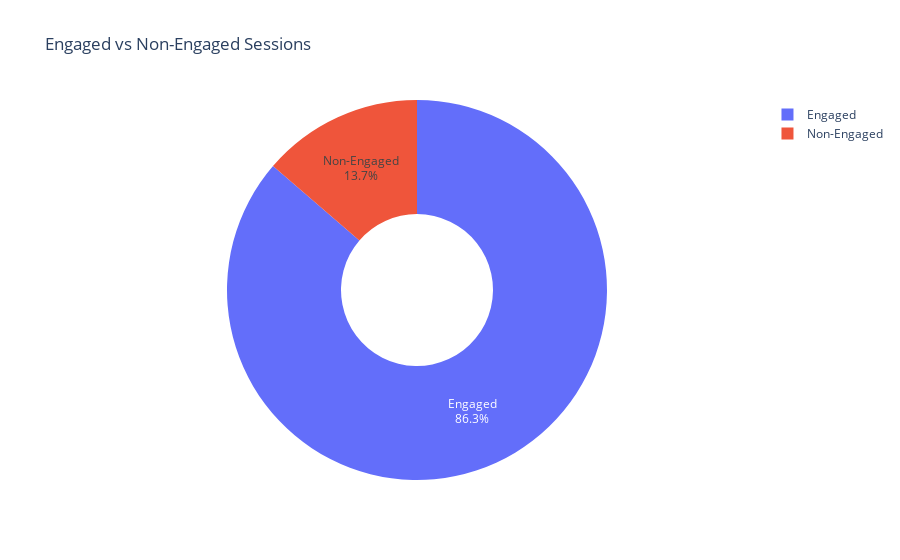

Notebook code for this chart:
### Markdown cell above
Engaged Vs Non-Engaged Session

### Code cell
df["is_engaged"] = df["avg_engagement_time"] > 30  # You can change threshold
engagement_summary = df.groupby("is_engaged")["sessions"].sum().reset_index()
engagement_summary["label"] = engagement_summary["is_engaged"].map({True: "Engaged", False: "Non-Engaged"})

fig = px.pie(
    engagement_summary,
    names="label",
    values="sessions",
    title="Engaged vs Non-Engaged Sessions",
    hole=0.4
)
fig.update_traces(textinfo='percent+label')
fig.show()

### Figure 1 — Plotly figure (JSON) as saved in the notebook; plotly's stock layout.template omitted (floating-point values rounded to 4 significant figures)
{"data": [{"domain": {"x": [0, 1], "y": [0, 1]}, "hole": 0.4, "hovertemplate": "label=%{label}<br>sessions=%{value}<extra></extra>", "labels": ["Non-Engaged", "Engaged"], "legendgroup": "", "name": "", "showlegend": true, "textinfo": "percent+label", "type": "pie", "values": [22297, 140598]}], "layout": {"legend": {"tracegroupgap": 0}, "title": {"text": "Engaged vs Non-Engaged Sessions"}}}
